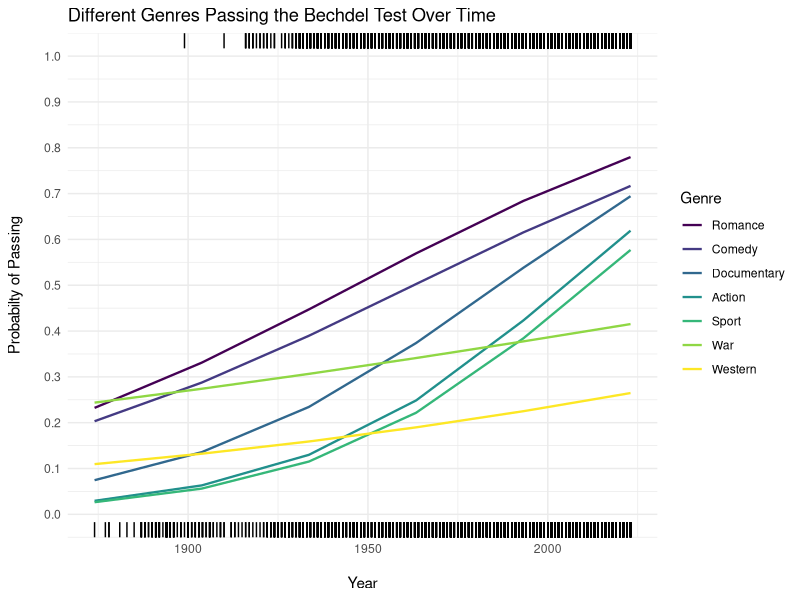

Reproduce this figure in R.
## ---- chunk 1
knitr::opts_chunk$set(echo = FALSE)
## ---- chunk 2
## knitr::include_graphics(here::here("poster/bechdelTest.jpg"))
## ---- chunk 3
library(tidyverse)
basics_movies <- read_csv("data/basics_movies.csv")

table1 <- basics_movies |> 
  select(originalTitle, year, genres, runtimeMinutes, imdbid) |> 
  filter(originalTitle == "Grown Ups" | originalTitle == "Bullet Train" | originalTitle == "Star Wars")

movies_api <- read_csv("data/movies_api.csv")

table2 <- movies_api |> 
  select(-id) |> 
  filter(title == "Grown Ups" | title == "Bullet Train" | title == "Star Wars")

## ---- chunk 4
knitr::kable(table1[1:3, 1:4], caption = 'IMDb Data',align = 'c',"html")
## ---- chunk 5
knitr::kable(table2[1:3, 1:4], caption = 'API Data',align = 'c',"html")
## ---- chunk 6
library(tidyverse)
movies_indi <- read_csv("data/movies_indicator.csv")

new_grid <- read_csv("data/movies_grid1.csv")
library(modelr)
library(broom)

mod3 <- glm(factor(binary) ~ year + Animation + Action + Adult + Adventure +
              Biography + Comedy + Crime + Documentary + Drama +
              Family + Fantasy + History + Horror + Music +
              Musical + Mystery + Romance + Short + Sport +
              Thriller + War + Western +
              year:Animation + year:Action + year:Adult + year:Adventure +
              year:Biography + year:Comedy + year:Crime + year:Documentary + year:Drama +
              year:Family + year:Fantasy + year:History + year:Horror + year:Music +
              year:Musical + year:Mystery + year:Romance + year:Short + year:Sport +
              year:Thriller + year:War + year:Western, 
            family = "binomial", data = movies_indi)

aug_mod3 <- augment(mod3, newdata = new_grid, se_fit = TRUE)

aug_mod3 <- aug_mod3 |> mutate(.pi = exp(.fitted) / (1 + exp(.fitted)))

list3 <- aug_mod3 |> pivot_longer(cols = c(Animation, Action, Adult, Adventure, Biography, Comedy, 
                                           Crime, Documentary, Drama, Family, Fantasy, History, 
                                           Horror, Music, Musical, Mystery, Romance, Short, 
                                           Sport, Thriller, War, Western), names_to = "genre", 
                                  values_to = "values")

movies_pass <- movies_indi |> filter(binary == 1)
movies_fail <- movies_indi |> filter(binary == 0)

list3 |> filter(values == 1, genre %in% c("Sport", "Comedy", "Romance", "Action", "Documentary", "War", "Western")) |> 
  mutate(genre = fct_reorder2(genre, .x = year, .y = .pi)) |>
  ggplot(aes(x = year, y = .pi)) +                      # need to pick which genres to keep in visual
  geom_line(aes(color = genre), linewidth = 0.8) + 
  geom_rug(data = movies_pass, aes(x = year, y = as.numeric(binary)), sides = "t") +  ## alpha = 0.4
  geom_rug(data = movies_fail, aes(x = year, y = as.numeric(binary)), sides = "b") +  
  scale_y_continuous(breaks = seq(0, 1, by = 0.1), limits = c(0, 1)) + 
  theme_minimal() +
  labs(x = "\nYear",
       y = "Probabilty of Passing\n", 
       color = "Genre",
       title = "Different Genres Passing the Bechdel Test Over Time") +
  scale_color_viridis_d()  ## make font and lines bigger for poster
## ---- chunk 7
knitr::write_bib(c('knitr','rmarkdown','posterdown','pagedown'), 'packages.bib')
